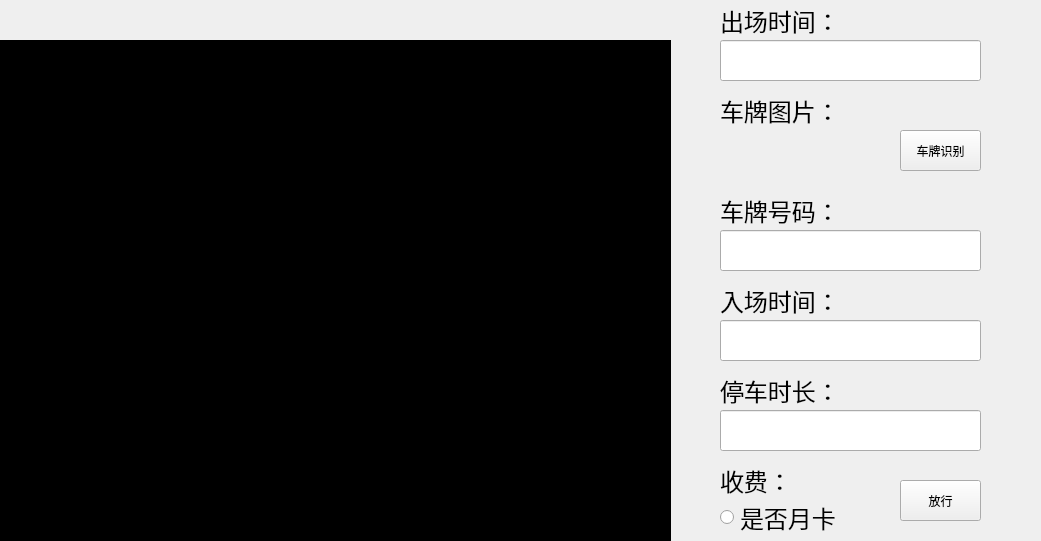
<?xml version="1.0" encoding="UTF-8"?>
<ui version="4.0">
 <class>Main_Out</class>
 <widget class="QWidget" name="Main_Out">
  <property name="geometry">
   <rect>
    <x>0</x>
    <y>0</y>
    <width>1041</width>
    <height>541</height>
   </rect>
  </property>
  <property name="windowTitle">
   <string>Form</string>
  </property>
  <widget class="QWidget" name="widget_2" native="true">
   <property name="geometry">
    <rect>
     <x>0</x>
     <y>0</y>
     <width>1041</width>
     <height>541</height>
    </rect>
   </property>
   <widget class="QLabel" name="carNum">
    <property name="geometry">
     <rect>
      <x>720</x>
      <y>90</y>
      <width>121</width>
      <height>41</height>
     </rect>
    </property>
    <property name="font">
     <font>
      <pointsize>18</pointsize>
     </font>
    </property>
    <property name="text">
     <string>车牌图片：</string>
    </property>
   </widget>
   <widget class="QLabel" name="outTime_label">
    <property name="geometry">
     <rect>
      <x>720</x>
      <y>0</y>
      <width>121</width>
      <height>41</height>
     </rect>
    </property>
    <property name="font">
     <font>
      <pointsize>18</pointsize>
     </font>
    </property>
    <property name="text">
     <string>出场时间：</string>
    </property>
   </widget>
   <widget class="QLabel" name="carNum_label">
    <property name="geometry">
     <rect>
      <x>720</x>
      <y>190</y>
      <width>121</width>
      <height>41</height>
     </rect>
    </property>
    <property name="font">
     <font>
      <pointsize>18</pointsize>
     </font>
    </property>
    <property name="text">
     <string>车牌号码：</string>
    </property>
   </widget>
   <widget class="QLabel" name="outVideo_label">
    <property name="geometry">
     <rect>
      <x>0</x>
      <y>40</y>
      <width>671</width>
      <height>501</height>
     </rect>
    </property>
    <property name="styleSheet">
     <string notr="true">background-color: rgb(0, 0, 0);</string>
    </property>
    <property name="text">
     <string>TextLabel</string>
    </property>
   </widget>
   <widget class="QLabel" name="carNum_image">
    <property name="geometry">
     <rect>
      <x>720</x>
      <y>130</y>
      <width>171</width>
      <height>41</height>
     </rect>
    </property>
    <property name="font">
     <font>
      <pointsize>18</pointsize>
     </font>
    </property>
    <property name="styleSheet">
     <string notr="true"/>
    </property>
    <property name="text">
     <string/>
    </property>
   </widget>
   <widget class="QLabel" name="inTime_label">
    <property name="geometry">
     <rect>
      <x>720</x>
      <y>280</y>
      <width>121</width>
      <height>41</height>
     </rect>
    </property>
    <property name="font">
     <font>
      <pointsize>18</pointsize>
     </font>
    </property>
    <property name="text">
     <string>入场时间：</string>
    </property>
   </widget>
   <widget class="QLabel" name="stayTime_label">
    <property name="geometry">
     <rect>
      <x>720</x>
      <y>370</y>
      <width>121</width>
      <height>41</height>
     </rect>
    </property>
    <property name="font">
     <font>
      <pointsize>18</pointsize>
     </font>
    </property>
    <property name="text">
     <string>停车时长：</string>
    </property>
   </widget>
   <widget class="QLabel" name="price_label">
    <property name="geometry">
     <rect>
      <x>720</x>
      <y>460</y>
      <width>161</width>
      <height>41</height>
     </rect>
    </property>
    <property name="font">
     <font>
      <pointsize>18</pointsize>
     </font>
    </property>
    <property name="text">
     <string>收费：</string>
    </property>
   </widget>
   <widget class="QPushButton" name="out_butt">
    <property name="geometry">
     <rect>
      <x>900</x>
      <y>480</y>
      <width>81</width>
      <height>41</height>
     </rect>
    </property>
    <property name="text">
     <string>放行</string>
    </property>
   </widget>
   <widget class="QRadioButton" name="radioButton">
    <property name="geometry">
     <rect>
      <x>720</x>
      <y>502</y>
      <width>121</width>
      <height>31</height>
     </rect>
    </property>
    <property name="font">
     <font>
      <pointsize>18</pointsize>
     </font>
    </property>
    <property name="text">
     <string>是否月卡</string>
    </property>
   </widget>
   <widget class="QPushButton" name="carNum_butt">
    <property name="geometry">
     <rect>
      <x>900</x>
      <y>130</y>
      <width>81</width>
      <height>41</height>
     </rect>
    </property>
    <property name="text">
     <string>车牌识别</string>
    </property>
   </widget>
   <widget class="QLineEdit" name="outTime_edit">
    <property name="geometry">
     <rect>
      <x>720</x>
      <y>40</y>
      <width>261</width>
      <height>41</height>
     </rect>
    </property>
    <property name="font">
     <font>
      <pointsize>18</pointsize>
     </font>
    </property>
    <property name="readOnly">
     <bool>true</bool>
    </property>
   </widget>
   <widget class="QLineEdit" name="carNum_edit">
    <property name="geometry">
     <rect>
      <x>720</x>
      <y>230</y>
      <width>261</width>
      <height>41</height>
     </rect>
    </property>
    <property name="font">
     <font>
      <pointsize>18</pointsize>
     </font>
    </property>
    <property name="readOnly">
     <bool>true</bool>
    </property>
   </widget>
   <widget class="QLineEdit" name="inTime_edit">
    <property name="geometry">
     <rect>
      <x>720</x>
      <y>320</y>
      <width>261</width>
      <height>41</height>
     </rect>
    </property>
    <property name="font">
     <font>
      <pointsize>18</pointsize>
     </font>
    </property>
    <property name="readOnly">
     <bool>true</bool>
    </property>
   </widget>
   <widget class="QLineEdit" name="stayTime_edit">
    <property name="geometry">
     <rect>
      <x>720</x>
      <y>410</y>
      <width>261</width>
      <height>41</height>
     </rect>
    </property>
    <property name="font">
     <font>
      <pointsize>18</pointsize>
     </font>
    </property>
    <property name="readOnly">
     <bool>true</bool>
    </property>
   </widget>
  </widget>
 </widget>
 <resources/>
 <connections/>
</ui>
